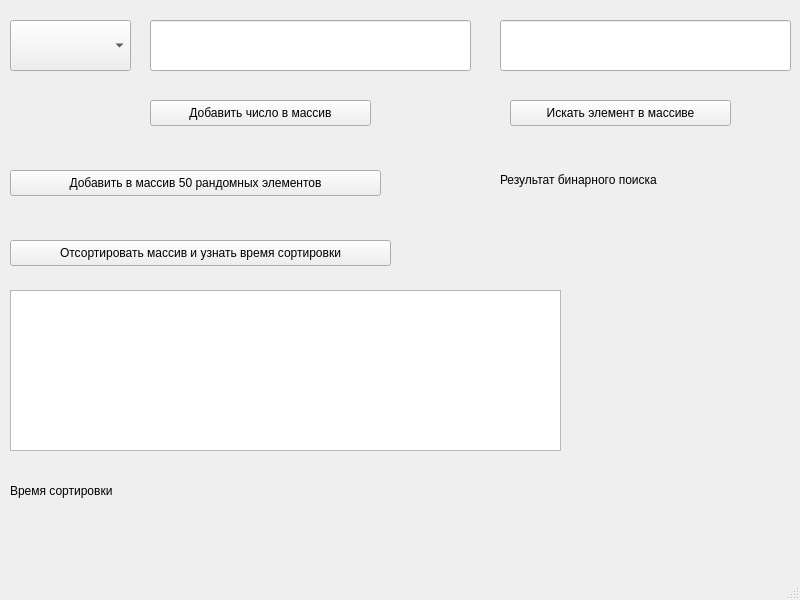
<?xml version="1.0" encoding="UTF-8"?>
<ui version="4.0">
 <class>MainWindow</class>
 <widget class="QMainWindow" name="MainWindow">
  <property name="geometry">
   <rect>
    <x>0</x>
    <y>0</y>
    <width>800</width>
    <height>600</height>
   </rect>
  </property>
  <property name="windowTitle">
   <string>MainWindow</string>
  </property>
  <widget class="QWidget" name="centralwidget">
   <widget class="QLineEdit" name="lineEdit">
    <property name="geometry">
     <rect>
      <x>150</x>
      <y>20</y>
      <width>321</width>
      <height>51</height>
     </rect>
    </property>
   </widget>
   <widget class="QLabel" name="label_2">
    <property name="geometry">
     <rect>
      <x>10</x>
      <y>480</y>
      <width>491</width>
      <height>21</height>
     </rect>
    </property>
    <property name="text">
     <string>Время сортировки </string>
    </property>
   </widget>
   <widget class="QLineEdit" name="lineEdit_2">
    <property name="geometry">
     <rect>
      <x>500</x>
      <y>20</y>
      <width>291</width>
      <height>51</height>
     </rect>
    </property>
   </widget>
   <widget class="QPushButton" name="pushButton">
    <property name="geometry">
     <rect>
      <x>150</x>
      <y>100</y>
      <width>221</width>
      <height>26</height>
     </rect>
    </property>
    <property name="text">
     <string>Добавить число в массив</string>
    </property>
   </widget>
   <widget class="QPushButton" name="pushButton_2">
    <property name="geometry">
     <rect>
      <x>10</x>
      <y>240</y>
      <width>381</width>
      <height>26</height>
     </rect>
    </property>
    <property name="text">
     <string>Отсортировать массив и узнать время сортировки</string>
    </property>
   </widget>
   <widget class="QComboBox" name="comboBox">
    <property name="geometry">
     <rect>
      <x>10</x>
      <y>20</y>
      <width>121</width>
      <height>51</height>
     </rect>
    </property>
   </widget>
   <widget class="QLabel" name="label_3">
    <property name="geometry">
     <rect>
      <x>500</x>
      <y>170</y>
      <width>241</width>
      <height>20</height>
     </rect>
    </property>
    <property name="text">
     <string>Результат бинарного поиска</string>
    </property>
   </widget>
   <widget class="QPushButton" name="pushButton_3">
    <property name="geometry">
     <rect>
      <x>510</x>
      <y>100</y>
      <width>221</width>
      <height>26</height>
     </rect>
    </property>
    <property name="text">
     <string>Искать элемент в массиве</string>
    </property>
   </widget>
   <widget class="QPushButton" name="pushButton_4">
    <property name="geometry">
     <rect>
      <x>10</x>
      <y>170</y>
      <width>371</width>
      <height>26</height>
     </rect>
    </property>
    <property name="text">
     <string>Добавить в массив 50 рандомных элементов</string>
    </property>
   </widget>
   <widget class="QTextEdit" name="textEdit">
    <property name="geometry">
     <rect>
      <x>10</x>
      <y>290</y>
      <width>551</width>
      <height>161</height>
     </rect>
    </property>
   </widget>
  </widget>
  <widget class="QMenuBar" name="menubar">
   <property name="geometry">
    <rect>
     <x>0</x>
     <y>0</y>
     <width>800</width>
     <height>23</height>
    </rect>
   </property>
  </widget>
  <widget class="QStatusBar" name="statusbar"/>
 </widget>
 <resources/>
 <connections/>
</ui>
